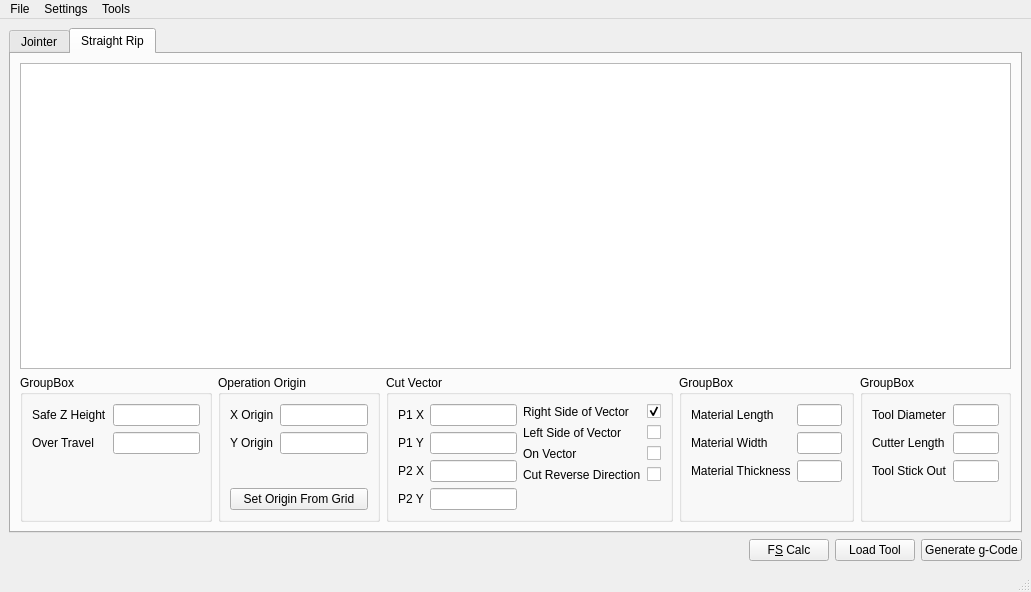
<?xml version="1.0" encoding="UTF-8"?>
<ui version="4.0">
 <class>MainWindow</class>
 <widget class="QMainWindow" name="MainWindow">
  <property name="geometry">
   <rect>
    <x>0</x>
    <y>0</y>
    <width>1031</width>
    <height>592</height>
   </rect>
  </property>
  <property name="windowTitle">
   <string>CNC Woodworking g-code Generator</string>
  </property>
  <widget class="QWidget" name="centralwidget">
   <layout class="QVBoxLayout" name="verticalLayout_2">
    <item>
     <layout class="QVBoxLayout" name="verticalLayout">
      <item>
       <widget class="QTabWidget" name="moduleTabWidget">
        <property name="currentIndex">
         <number>1</number>
        </property>
        <widget class="QWidget" name="tab_Jointer">
         <attribute name="title">
          <string>Jointer</string>
         </attribute>
         <layout class="QVBoxLayout" name="verticalLayout_4">
          <item>
           <layout class="QVBoxLayout" name="verticalLayout_3">
            <item>
             <widget class="QTextBrowser" name="setupTextTextBrowser">
              <property name="enabled">
               <bool>true</bool>
              </property>
              <property name="focusPolicy">
               <enum>Qt::NoFocus</enum>
              </property>
              <property name="frameShape">
               <enum>QFrame::NoFrame</enum>
              </property>
              <property name="frameShadow">
               <enum>QFrame::Plain</enum>
              </property>
             </widget>
            </item>
            <item>
             <layout class="QGridLayout" name="gridLayout_3">
              <property name="sizeConstraint">
               <enum>QLayout::SetMinimumSize</enum>
              </property>
              <item row="0" column="0">
               <widget class="QGroupBox" name="groupBox">
                <property name="sizePolicy">
                 <sizepolicy hsizetype="Expanding" vsizetype="Preferred">
                  <horstretch>0</horstretch>
                  <verstretch>0</verstretch>
                 </sizepolicy>
                </property>
                <property name="title">
                 <string>Operation Properties</string>
                </property>
                <layout class="QGridLayout" name="gridLayout_5">
                 <item row="0" column="0">
                  <layout class="QGridLayout" name="gridLayout_7">
                   <item row="0" column="0">
                    <layout class="QFormLayout" name="formLayout">
                     <property name="fieldGrowthPolicy">
                      <enum>QFormLayout::AllNonFixedFieldsGrow</enum>
                     </property>
                     <item row="0" column="0">
                      <widget class="QLabel" name="selectAxisLabel">
                       <property name="text">
                        <string>Select Axis</string>
                       </property>
                      </widget>
                     </item>
                     <item row="0" column="1">
                      <widget class="QComboBox" name="selectXYAxisComboBox"/>
                     </item>
                     <item row="1" column="0">
                      <widget class="QLabel" name="overTravelLabel">
                       <property name="text">
                        <string>Over Travel</string>
                       </property>
                      </widget>
                     </item>
                     <item row="1" column="1">
                      <widget class="QLineEdit" name="overTravelLineEdit"/>
                     </item>
                     <item row="2" column="0">
                      <widget class="QLabel" name="safeZHeightLabel">
                       <property name="text">
                        <string>Safe Z Height</string>
                       </property>
                      </widget>
                     </item>
                     <item row="2" column="1">
                      <widget class="QLineEdit" name="safeZHeightLineEdit"/>
                     </item>
                     <item row="3" column="0">
                      <widget class="QLabel" name="zAxisOffsetLabel_2">
                       <property name="text">
                        <string>Z Axis Offset</string>
                       </property>
                      </widget>
                     </item>
                     <item row="3" column="1">
                      <widget class="QLineEdit" name="zAxisOffsetLineEdit_2"/>
                     </item>
                    </layout>
                   </item>
                  </layout>
                 </item>
                 <item row="0" column="1">
                  <layout class="QGridLayout" name="gridLayout_8">
                   <item row="0" column="0">
                    <layout class="QFormLayout" name="formLayout_7">
                     <property name="fieldGrowthPolicy">
                      <enum>QFormLayout::AllNonFixedFieldsGrow</enum>
                     </property>
                     <item row="0" column="0">
                      <widget class="QLabel" name="cutPassesLabel">
                       <property name="text">
                        <string>Cut Passes</string>
                       </property>
                      </widget>
                     </item>
                     <item row="0" column="1">
                      <widget class="QSpinBox" name="cutPassesSpinBox"/>
                     </item>
                     <item row="1" column="0">
                      <widget class="QLabel" name="cutOffsetLabel">
                       <property name="text">
                        <string>Cut Offset</string>
                       </property>
                      </widget>
                     </item>
                     <item row="1" column="1">
                      <widget class="QLineEdit" name="cutOffsetLineEdit"/>
                     </item>
                     <item row="2" column="0">
                      <widget class="QLabel" name="cutPassSpindleSpeedLabel">
                       <property name="text">
                        <string>Cut Pass Spindle Speed</string>
                       </property>
                      </widget>
                     </item>
                     <item row="2" column="1">
                      <widget class="QLineEdit" name="cutPassSpindleSpeedLineEdit"/>
                     </item>
                     <item row="3" column="0">
                      <widget class="QLabel" name="cutPassFeedRateLabel">
                       <property name="text">
                        <string>Cut Pass Feed Rate</string>
                       </property>
                      </widget>
                     </item>
                     <item row="3" column="1">
                      <widget class="QLineEdit" name="cutPassFeedRateLineEdit"/>
                     </item>
                    </layout>
                   </item>
                  </layout>
                 </item>
                 <item row="0" column="2">
                  <layout class="QGridLayout" name="gridLayout_10">
                   <item row="0" column="0">
                    <layout class="QFormLayout" name="formLayout_4">
                     <property name="fieldGrowthPolicy">
                      <enum>QFormLayout::AllNonFixedFieldsGrow</enum>
                     </property>
                     <item row="0" column="0">
                      <widget class="QLabel" name="finalPassesLabel">
                       <property name="text">
                        <string>Final Passes</string>
                       </property>
                      </widget>
                     </item>
                     <item row="0" column="1">
                      <widget class="QSpinBox" name="finalPassesSpinBox"/>
                     </item>
                     <item row="1" column="0">
                      <widget class="QLabel" name="finalOffsetLabel">
                       <property name="text">
                        <string>Final Offset</string>
                       </property>
                      </widget>
                     </item>
                     <item row="1" column="1">
                      <widget class="QLineEdit" name="finalOffsetLineEdit"/>
                     </item>
                     <item row="2" column="0">
                      <widget class="QLabel" name="finalPassSpindleSpeedLabel">
                       <property name="text">
                        <string>Final Pass Spindle Speed</string>
                       </property>
                      </widget>
                     </item>
                     <item row="2" column="1">
                      <widget class="QLineEdit" name="finalPassSpindleSpeedLineEdit"/>
                     </item>
                     <item row="3" column="0">
                      <widget class="QLabel" name="finalPassFeedRateLabel">
                       <property name="text">
                        <string>Final Pass Feed Rate</string>
                       </property>
                      </widget>
                     </item>
                     <item row="3" column="1">
                      <widget class="QLineEdit" name="finalPassFeedRateLineEdit"/>
                     </item>
                    </layout>
                   </item>
                  </layout>
                 </item>
                </layout>
               </widget>
              </item>
              <item row="0" column="1">
               <widget class="QGroupBox" name="groupBox_2">
                <property name="title">
                 <string>Material Properties</string>
                </property>
                <layout class="QGridLayout" name="gridLayout_4">
                 <item row="0" column="0">
                  <layout class="QGridLayout" name="gridLayout_6">
                   <item row="0" column="0">
                    <layout class="QFormLayout" name="formLayout_2">
                     <property name="fieldGrowthPolicy">
                      <enum>QFormLayout::AllNonFixedFieldsGrow</enum>
                     </property>
                     <item row="0" column="0">
                      <widget class="QLabel" name="materialLengthLabel">
                       <property name="text">
                        <string>Material Length</string>
                       </property>
                      </widget>
                     </item>
                     <item row="0" column="1">
                      <widget class="QLineEdit" name="materialLengthLineEdit"/>
                     </item>
                     <item row="1" column="0">
                      <widget class="QLabel" name="materialWidthLabel">
                       <property name="text">
                        <string>Material Width</string>
                       </property>
                      </widget>
                     </item>
                     <item row="1" column="1">
                      <widget class="QLineEdit" name="materialWidthLineEdit"/>
                     </item>
                     <item row="2" column="0">
                      <widget class="QLabel" name="materialThicknessLabel">
                       <property name="text">
                        <string>Material Thickness</string>
                       </property>
                      </widget>
                     </item>
                     <item row="2" column="1">
                      <widget class="QLineEdit" name="materialThicknessLineEdit"/>
                     </item>
                     <item row="3" column="0">
                      <widget class="QLabel" name="distFromOriginLabel">
                       <property name="text">
                        <string>Dist from Origin</string>
                       </property>
                      </widget>
                     </item>
                     <item row="3" column="1">
                      <widget class="QLineEdit" name="distFromOriginLineEdit"/>
                     </item>
                    </layout>
                   </item>
                  </layout>
                 </item>
                </layout>
               </widget>
              </item>
              <item row="0" column="2">
               <widget class="QGroupBox" name="groupBox_3">
                <property name="title">
                 <string>Tool Properties</string>
                </property>
                <layout class="QGridLayout" name="gridLayout_2">
                 <item row="0" column="0">
                  <layout class="QGridLayout" name="gridLayout">
                   <item row="0" column="0">
                    <layout class="QFormLayout" name="formLayout_3">
                     <item row="0" column="0">
                      <widget class="QLabel" name="toolDiameterLabel">
                       <property name="text">
                        <string>Tool Diameter</string>
                       </property>
                      </widget>
                     </item>
                     <item row="0" column="1">
                      <widget class="QLineEdit" name="toolDiameterLineEdit"/>
                     </item>
                     <item row="1" column="0">
                      <widget class="QLabel" name="cutterLengthLabel">
                       <property name="text">
                        <string>Cutter Length</string>
                       </property>
                      </widget>
                     </item>
                     <item row="1" column="1">
                      <widget class="QLineEdit" name="cutterLengthLineEdit"/>
                     </item>
                     <item row="2" column="0">
                      <widget class="QLabel" name="toolStickOutLabel">
                       <property name="text">
                        <string>Tool Stick Out</string>
                       </property>
                      </widget>
                     </item>
                     <item row="2" column="1">
                      <widget class="QLineEdit" name="toolStickOutLineEdit"/>
                     </item>
                    </layout>
                   </item>
                  </layout>
                 </item>
                </layout>
               </widget>
              </item>
             </layout>
            </item>
           </layout>
          </item>
         </layout>
        </widget>
        <widget class="QWidget" name="tab_StraightRip">
         <attribute name="title">
          <string>Straight Rip</string>
         </attribute>
         <layout class="QVBoxLayout" name="verticalLayout_6">
          <item>
           <layout class="QVBoxLayout" name="verticalLayout_5">
            <item>
             <widget class="QTextBrowser" name="setupTextTextBrowser_2"/>
            </item>
            <item>
             <layout class="QGridLayout" name="gridLayout_9">
              <item row="1" column="1">
               <widget class="QGroupBox" name="groupBox_5">
                <property name="title">
                 <string>GroupBox</string>
                </property>
                <layout class="QGridLayout" name="gridLayout_15">
                 <item row="0" column="0">
                  <layout class="QGridLayout" name="gridLayout_14">
                   <item row="0" column="0">
                    <layout class="QFormLayout" name="formLayout_6">
                     <property name="fieldGrowthPolicy">
                      <enum>QFormLayout::AllNonFixedFieldsGrow</enum>
                     </property>
                     <item row="0" column="0">
                      <widget class="QLabel" name="materialLengthLabel_2">
                       <property name="text">
                        <string>Material Length</string>
                       </property>
                      </widget>
                     </item>
                     <item row="0" column="1">
                      <widget class="QLineEdit" name="materialLengthLineEdit_2"/>
                     </item>
                     <item row="1" column="0">
                      <widget class="QLabel" name="materialWidthLabel_2">
                       <property name="text">
                        <string>Material Width</string>
                       </property>
                      </widget>
                     </item>
                     <item row="1" column="1">
                      <widget class="QLineEdit" name="materialWidthLineEdit_2"/>
                     </item>
                     <item row="2" column="0">
                      <widget class="QLabel" name="materialThicknessLabel_2">
                       <property name="text">
                        <string>Material Thickness</string>
                       </property>
                      </widget>
                     </item>
                     <item row="2" column="1">
                      <widget class="QLineEdit" name="materialThicknessLineEdit_2"/>
                     </item>
                    </layout>
                   </item>
                  </layout>
                 </item>
                </layout>
               </widget>
              </item>
              <item row="1" column="0">
               <layout class="QGridLayout" name="gridLayout_11">
                <item row="0" column="1">
                 <widget class="QGroupBox" name="groupBox_7">
                  <property name="title">
                   <string>Operation Origin</string>
                  </property>
                  <layout class="QVBoxLayout" name="verticalLayout_8">
                   <item>
                    <layout class="QVBoxLayout" name="verticalLayout_7">
                     <item>
                      <layout class="QFormLayout" name="formLayout_8">
                       <item row="0" column="0">
                        <widget class="QLabel" name="xOriginLabel">
                         <property name="text">
                          <string>X Origin</string>
                         </property>
                        </widget>
                       </item>
                       <item row="0" column="1">
                        <widget class="QLineEdit" name="xOriginLineEdit"/>
                       </item>
                       <item row="1" column="0">
                        <widget class="QLabel" name="yOriginLabel">
                         <property name="text">
                          <string>Y Origin</string>
                         </property>
                        </widget>
                       </item>
                       <item row="1" column="1">
                        <widget class="QLineEdit" name="yOriginLineEdit"/>
                       </item>
                      </layout>
                     </item>
                     <item>
                      <widget class="QPushButton" name="setOriginFromGrid_pushButton">
                       <property name="text">
                        <string>Set Origin From Grid</string>
                       </property>
                      </widget>
                     </item>
                    </layout>
                   </item>
                  </layout>
                 </widget>
                </item>
                <item row="0" column="2">
                 <widget class="QGroupBox" name="groupBox_4">
                  <property name="title">
                   <string>Cut Vector</string>
                  </property>
                  <layout class="QGridLayout" name="gridLayout_13">
                   <item row="0" column="1">
                    <layout class="QGridLayout" name="gridLayout_18">
                     <item row="0" column="0">
                      <layout class="QFormLayout" name="formLayout_13">
                       <property name="fieldGrowthPolicy">
                        <enum>QFormLayout::AllNonFixedFieldsGrow</enum>
                       </property>
                       <item row="0" column="0">
                        <widget class="QLabel" name="rightSideOfVectorLabel">
                         <property name="text">
                          <string>Right Side of Vector</string>
                         </property>
                        </widget>
                       </item>
                       <item row="0" column="1">
                        <widget class="QCheckBox" name="rightSideOfVectorCheckBox">
                         <property name="checked">
                          <bool>true</bool>
                         </property>
                         <attribute name="buttonGroup">
                          <string notr="true">StraightRipVectorButtonGroup</string>
                         </attribute>
                        </widget>
                       </item>
                       <item row="1" column="0">
                        <widget class="QLabel" name="leftSideOfVectorLabel">
                         <property name="text">
                          <string>Left Side of Vector</string>
                         </property>
                        </widget>
                       </item>
                       <item row="1" column="1">
                        <widget class="QCheckBox" name="leftSideOfVectorCheckBox">
                         <attribute name="buttonGroup">
                          <string notr="true">StraightRipVectorButtonGroup</string>
                         </attribute>
                        </widget>
                       </item>
                       <item row="2" column="0">
                        <widget class="QLabel" name="onVectorLabel">
                         <property name="text">
                          <string>On Vector</string>
                         </property>
                        </widget>
                       </item>
                       <item row="2" column="1">
                        <widget class="QCheckBox" name="onVectorCheckBox">
                         <attribute name="buttonGroup">
                          <string notr="true">StraightRipVectorButtonGroup</string>
                         </attribute>
                        </widget>
                       </item>
                       <item row="3" column="0">
                        <widget class="QLabel" name="cutReverseDirectionLabel">
                         <property name="text">
                          <string>Cut Reverse Direction</string>
                         </property>
                        </widget>
                       </item>
                       <item row="3" column="1">
                        <widget class="QCheckBox" name="cutReverseDirectionCheckBox"/>
                       </item>
                      </layout>
                     </item>
                    </layout>
                   </item>
                   <item row="0" column="0">
                    <layout class="QGridLayout" name="gridLayout_12">
                     <item row="0" column="0">
                      <layout class="QFormLayout" name="formLayout_5">
                       <property name="fieldGrowthPolicy">
                        <enum>QFormLayout::AllNonFixedFieldsGrow</enum>
                       </property>
                       <item row="0" column="0">
                        <widget class="QLabel" name="p1XLabel">
                         <property name="text">
                          <string>P1 X</string>
                         </property>
                        </widget>
                       </item>
                       <item row="0" column="1">
                        <widget class="QLineEdit" name="p1XLineEdit"/>
                       </item>
                       <item row="1" column="0">
                        <widget class="QLabel" name="p1YLabel">
                         <property name="text">
                          <string>P1 Y</string>
                         </property>
                        </widget>
                       </item>
                       <item row="1" column="1">
                        <widget class="QLineEdit" name="p1YLineEdit"/>
                       </item>
                       <item row="2" column="0">
                        <widget class="QLabel" name="p2XLabel">
                         <property name="text">
                          <string>P2 X</string>
                         </property>
                        </widget>
                       </item>
                       <item row="2" column="1">
                        <widget class="QLineEdit" name="p2XLineEdit"/>
                       </item>
                       <item row="3" column="0">
                        <widget class="QLabel" name="p2YLabel">
                         <property name="text">
                          <string>P2 Y</string>
                         </property>
                        </widget>
                       </item>
                       <item row="3" column="1">
                        <widget class="QLineEdit" name="p2YLineEdit"/>
                       </item>
                      </layout>
                     </item>
                    </layout>
                   </item>
                  </layout>
                 </widget>
                </item>
                <item row="0" column="0">
                 <widget class="QGroupBox" name="groupBox_8">
                  <property name="title">
                   <string>GroupBox</string>
                  </property>
                  <layout class="QGridLayout" name="gridLayout_20">
                   <item row="0" column="0">
                    <layout class="QGridLayout" name="gridLayout_19">
                     <item row="0" column="0">
                      <layout class="QFormLayout" name="formLayout_10">
                       <item row="0" column="0">
                        <widget class="QLabel" name="safeZHeightLabel_2">
                         <property name="text">
                          <string>Safe Z Height</string>
                         </property>
                        </widget>
                       </item>
                       <item row="0" column="1">
                        <widget class="QLineEdit" name="safeZHeightLineEdit_2"/>
                       </item>
                       <item row="1" column="0">
                        <widget class="QLabel" name="overTravelLabel_2">
                         <property name="text">
                          <string>Over Travel</string>
                         </property>
                        </widget>
                       </item>
                       <item row="1" column="1">
                        <widget class="QLineEdit" name="overTravelLineEdit_2"/>
                       </item>
                      </layout>
                     </item>
                    </layout>
                   </item>
                  </layout>
                 </widget>
                </item>
               </layout>
              </item>
              <item row="1" column="2">
               <widget class="QGroupBox" name="groupBox_6">
                <property name="title">
                 <string>GroupBox</string>
                </property>
                <layout class="QGridLayout" name="gridLayout_17">
                 <item row="0" column="0">
                  <layout class="QGridLayout" name="gridLayout_16">
                   <item row="0" column="0">
                    <layout class="QFormLayout" name="formLayout_9">
                     <item row="0" column="0">
                      <widget class="QLabel" name="toolDiameterLabel_3">
                       <property name="text">
                        <string>Tool Diameter</string>
                       </property>
                      </widget>
                     </item>
                     <item row="0" column="1">
                      <widget class="QLineEdit" name="toolDiameterLineEdit_3"/>
                     </item>
                     <item row="1" column="0">
                      <widget class="QLabel" name="cutterLengthLabel_3">
                       <property name="text">
                        <string>Cutter Length</string>
                       </property>
                      </widget>
                     </item>
                     <item row="1" column="1">
                      <widget class="QLineEdit" name="cutterLengthLineEdit_3"/>
                     </item>
                     <item row="2" column="0">
                      <widget class="QLabel" name="toolStickOutLabel_3">
                       <property name="text">
                        <string>Tool Stick Out</string>
                       </property>
                      </widget>
                     </item>
                     <item row="2" column="1">
                      <widget class="QLineEdit" name="toolStickOutLineEdit_3"/>
                     </item>
                    </layout>
                   </item>
                  </layout>
                 </item>
                </layout>
               </widget>
              </item>
             </layout>
            </item>
           </layout>
          </item>
         </layout>
        </widget>
       </widget>
      </item>
      <item>
       <layout class="QHBoxLayout" name="horizontalLayout_2">
        <item>
         <spacer name="horizontalSpacer">
          <property name="orientation">
           <enum>Qt::Horizontal</enum>
          </property>
          <property name="sizeHint" stdset="0">
           <size>
            <width>40</width>
            <height>20</height>
           </size>
          </property>
         </spacer>
        </item>
        <item>
         <widget class="QPushButton" name="launchFeedAndSpeeds_pushButton">
          <property name="text">
           <string>F&amp;S Calc</string>
          </property>
         </widget>
        </item>
        <item>
         <widget class="QPushButton" name="loadTool_pushButton">
          <property name="text">
           <string>Load Tool</string>
          </property>
         </widget>
        </item>
        <item>
         <widget class="QPushButton" name="generateGCode_pushButton">
          <property name="text">
           <string>Generate g-Code</string>
          </property>
          <property name="autoDefault">
           <bool>true</bool>
          </property>
         </widget>
        </item>
       </layout>
      </item>
     </layout>
    </item>
   </layout>
  </widget>
  <widget class="QMenuBar" name="menubar">
   <property name="geometry">
    <rect>
     <x>0</x>
     <y>0</y>
     <width>1031</width>
     <height>21</height>
    </rect>
   </property>
   <widget class="QMenu" name="menuFile">
    <property name="title">
     <string>File</string>
    </property>
    <addaction name="actionExit"/>
   </widget>
   <widget class="QMenu" name="menuSettings">
    <property name="title">
     <string>Settings</string>
    </property>
    <addaction name="actionMachine"/>
    <addaction name="actionGrid"/>
    <addaction name="actionPreamble"/>
    <addaction name="actionPostamble"/>
    <addaction name="actionDefault_GCode_Folder"/>
   </widget>
   <widget class="QMenu" name="menuTools">
    <property name="title">
     <string>Tools</string>
    </property>
    <addaction name="actionCalc_Work_Offset"/>
    <addaction name="actionTool_Database"/>
   </widget>
   <addaction name="menuFile"/>
   <addaction name="menuSettings"/>
   <addaction name="menuTools"/>
  </widget>
  <widget class="QStatusBar" name="statusbar"/>
  <action name="actionExit">
   <property name="text">
    <string>Exit</string>
   </property>
  </action>
  <action name="actionMachine">
   <property name="text">
    <string>Machine</string>
   </property>
  </action>
  <action name="actionGrid">
   <property name="text">
    <string>Grid</string>
   </property>
  </action>
  <action name="actionPreamble">
   <property name="text">
    <string>Preamble</string>
   </property>
  </action>
  <action name="actionPostamble">
   <property name="text">
    <string>Postamble</string>
   </property>
  </action>
  <action name="actionCalc_Work_Offset">
   <property name="text">
    <string>Calc Work Offset</string>
   </property>
  </action>
  <action name="actionTool_Database">
   <property name="text">
    <string>Tool Database</string>
   </property>
  </action>
  <action name="actionDefault_GCode_Folder">
   <property name="text">
    <string>Default GCode Folder</string>
   </property>
  </action>
 </widget>
 <tabstops>
  <tabstop>selectXYAxisComboBox</tabstop>
  <tabstop>overTravelLineEdit</tabstop>
  <tabstop>safeZHeightLineEdit</tabstop>
  <tabstop>zAxisOffsetLineEdit_2</tabstop>
  <tabstop>cutPassesSpinBox</tabstop>
  <tabstop>cutOffsetLineEdit</tabstop>
  <tabstop>cutPassSpindleSpeedLineEdit</tabstop>
  <tabstop>cutPassFeedRateLineEdit</tabstop>
  <tabstop>finalPassesSpinBox</tabstop>
  <tabstop>finalOffsetLineEdit</tabstop>
  <tabstop>finalPassSpindleSpeedLineEdit</tabstop>
  <tabstop>finalPassFeedRateLineEdit</tabstop>
  <tabstop>materialLengthLineEdit</tabstop>
  <tabstop>materialWidthLineEdit</tabstop>
  <tabstop>materialThicknessLineEdit</tabstop>
  <tabstop>distFromOriginLineEdit</tabstop>
  <tabstop>toolDiameterLineEdit</tabstop>
  <tabstop>cutterLengthLineEdit</tabstop>
  <tabstop>toolStickOutLineEdit</tabstop>
  <tabstop>launchFeedAndSpeeds_pushButton</tabstop>
  <tabstop>loadTool_pushButton</tabstop>
  <tabstop>generateGCode_pushButton</tabstop>
  <tabstop>moduleTabWidget</tabstop>
 </tabstops>
 <resources/>
 <connections>
  <connection>
   <sender>actionExit</sender>
   <signal>triggered()</signal>
   <receiver>MainWindow</receiver>
   <slot>close()</slot>
   <hints>
    <hint type="sourcelabel">
     <x>-1</x>
     <y>-1</y>
    </hint>
    <hint type="destinationlabel">
     <x>399</x>
     <y>299</y>
    </hint>
   </hints>
  </connection>
 </connections>
 <buttongroups>
  <buttongroup name="StraightRipVectorButtonGroup"/>
 </buttongroups>
</ui>
